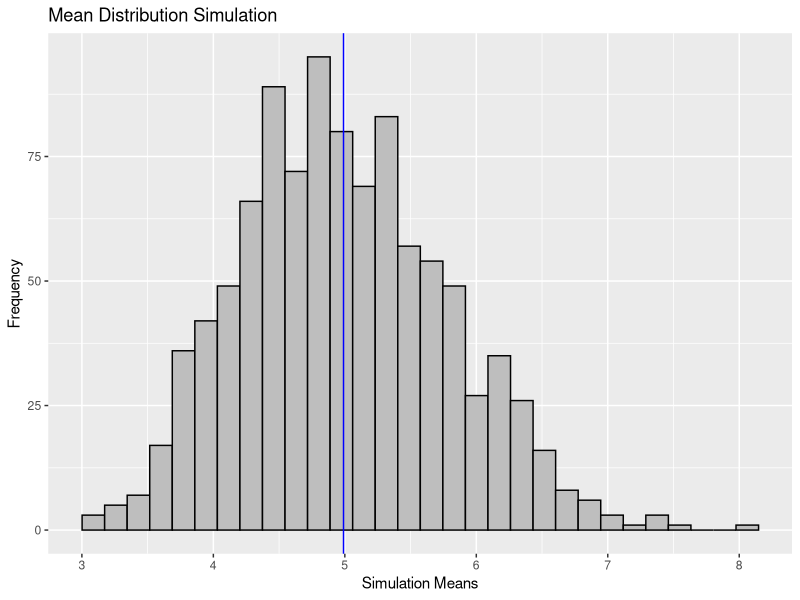
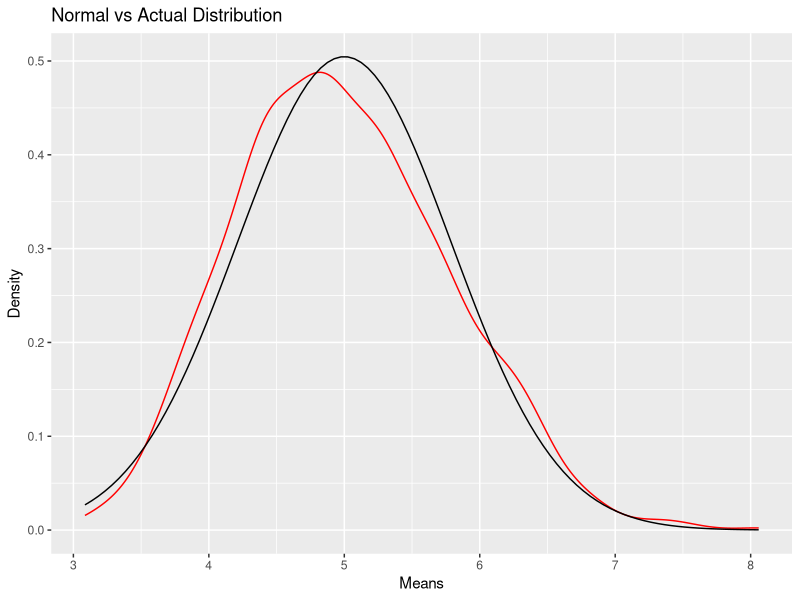
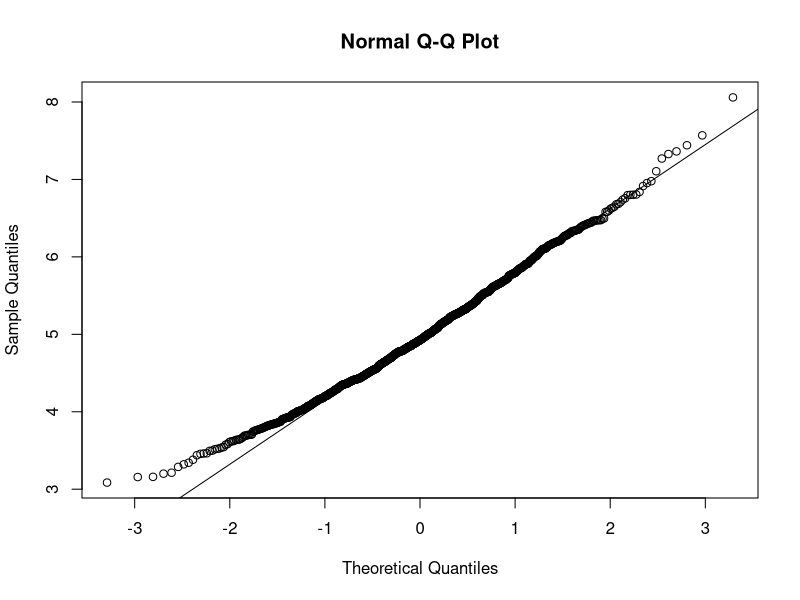

The R script that drew these images, in order:
## ---- chunk 1
knitr::opts_chunk$set(echo = TRUE)
## ---- chunk 2
library(ggplot2)
lambda <- 0.2
n <- 40
simulations <- 1000
set.seed(1)
## ---- chunk 3
SimulationMatrix <- matrix(rexp(simulations*n,lambda),nrow = simulations, ncol = n)
SimulationMean <- rowMeans(SimulationMatrix)
SimulationData <- data.frame(cbind(SimulationMatrix,SimulationMean))

ggplot(data = SimulationData, aes(SimulationData$SimulationMean)) + geom_histogram(col = 'black', fill = 'gray') + labs(title = 'Mean Distribution Simulation',x = 'Simulation Means', y = 'Frequency') + geom_vline(aes(xintercept = mean(SimulationData$SimulationMean)), color = 'blue')

## ---- chunk 4
ActualMean <- mean(SimulationMean)
TheoMean <- 1/lambda
TheoMean - ActualMean
## ---- chunk 5
ActualVar <- var(SimulationMean)
TheoVar <- ((1/lambda)^2)/n
TheoVar - ActualVar
## ---- chunk 6

ggplot(data = SimulationData,aes(SimulationData$SimulationMean)) + geom_density(color = 'red') + stat_function(fun = dnorm,args = list(mean=(1/lambda),sd = ((1/lambda))/sqrt(n))) + labs(title = 'Normal vs Actual Distribution', x = 'Means', y = 'Density')
## ---- chunk 7
ActualConfInt <- ActualMean + c(-1,1) * 1.96 * sqrt(ActualVar) / sqrt(n)
print(ActualConfInt)
TheoConfInt <- TheoMean + c(-1,1)*1.96*sqrt(TheoVar)/sqrt(n)
print(TheoConfInt)
## ---- chunk 8
qqnorm(SimulationMean)
qqline(SimulationMean)
